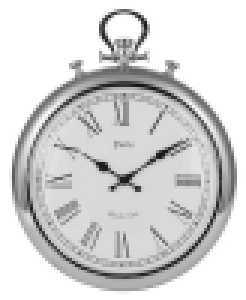
%> input picture 02_Interpolation/clock.bmp, 82 x 100 px (shown 3 times larger)
$ octave lab_2_2.m   (GNU Octave 9; MATLAB toolbox functions it lacks are replaced by stand-ins)
%> lines starting %> are read from the running program, lines starting %| are printed output that depends on the picture
% Piotr Skalski
clc;
clearvars;
close all;

% Img = imread('parrot.bmp');
Img = imread('clock.bmp');
%> Img is the input picture: size 100x82 uint8; min 21, max 255, mean 212.7
% Img = imread('chessboard.bmp');

figure(1);
imshow(Img)

xReScale = 1.5;
yReScale = 1.5;

[YY,XX] = size(Img);
%> YY = 100; XX = 82
nYY= floor(YY * yReScale);
%> nYY = 150
nXX= floor(XX * xReScale);
%> nXX = 123

nI = uint8(zeros(nYY,nXX));

xStep = XX/nXX;
%> xStep = 0.667
yStep = YY/nYY;
%> yStep = 0.667

% XX - width
% YY - height

% up -> down
for j = 0:nYY-1
    % left -> right
    for i = 0:nXX-1

        % ABCD position
        ii = i*xStep;
        jj = j*yStep;

        i_1 = floor(ii);
        j_1 = floor(jj);
        i_2 = i_1+1;
        j_2 = j_1+1;

        % out of bounds guard
        if i_2 > XX-1
            i_2 = XX-1;
        end
        if j_2 > YY-1
            j_2 = YY-1;
        end

        i_n = rem(ii,1);
        j_n = rem(jj,1);


        nI(j+1,i+1) = Img(j_1+1,i_1+1)*(1-i_n)*(1-j_n) + Img(j_1+1,i_2+1)*i_n*(1-j_n)+Img(j_2+1,i_2+1)*i_n*j_n+Img(j_2+1,i_1+1)*(1-i_n)*j_n;

    end
end
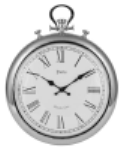
%> nI: size 150x123 uint8; min 21, max 255, mean 212.7

figure(2);
imshow(nI)

[YY,XX] = size(Img);
figure(3)
imshow(imresize(Img,[YY * yReScale, XX * xReScale]))
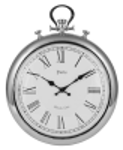
%> displayed picture: size 150x123, on the screen's scale of 0 to 255; min 11, max 255, mean 212.6
